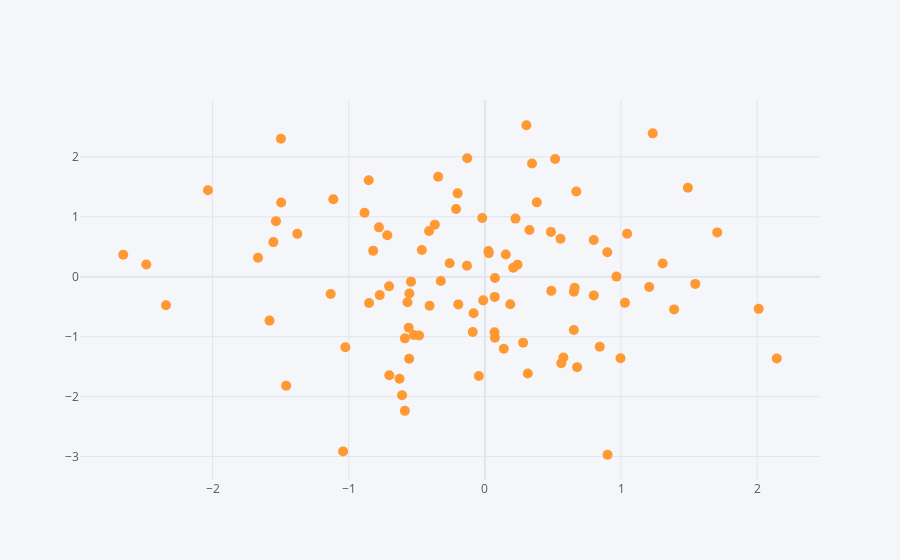

Notebook code for this chart:
### Markdown cell above
## Scatter

### Code cell
df.iplot(kind='scatter', x='A', y='B', mode='markers', size=10)
